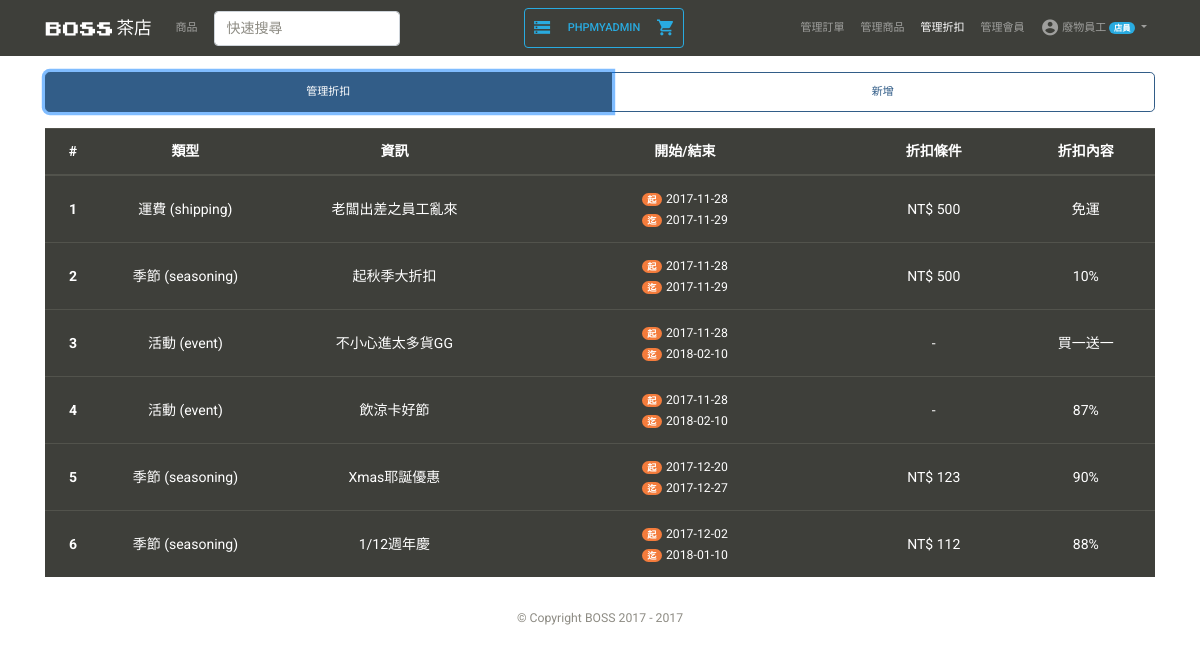
The app's page /discount_list.php?show=list (signed in), older data.
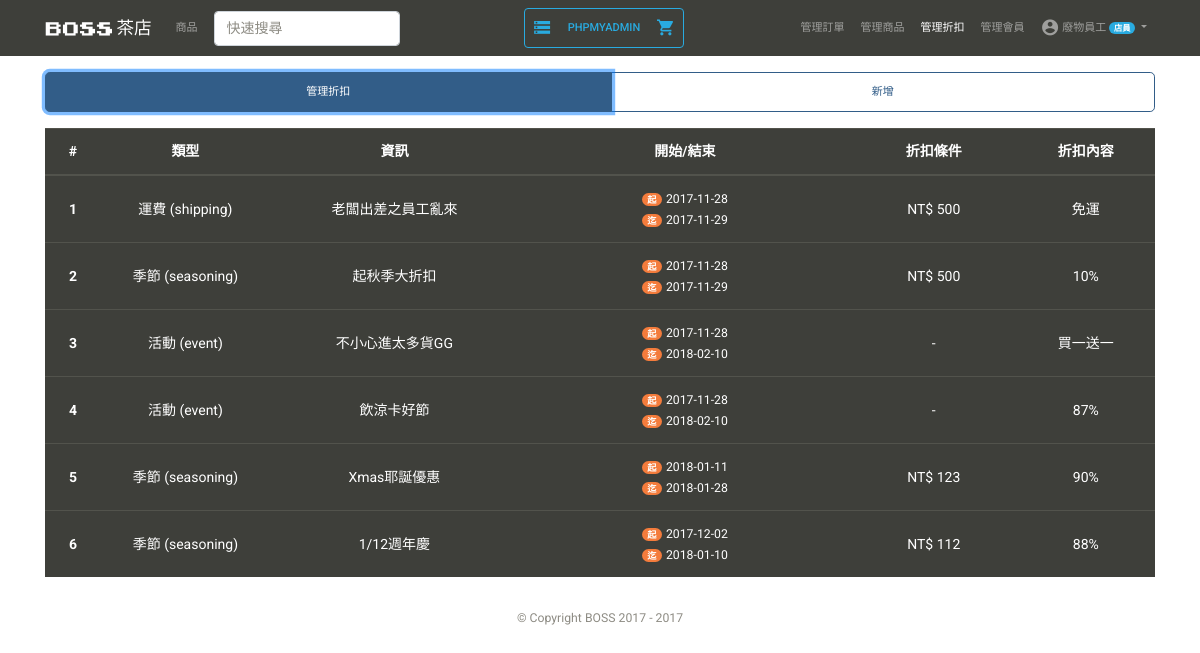
The same page, newer data.
### tables this page shows
CREATE TABLE DISCOUNT (
  ID INT(7) UNSIGNED AUTO_INCREMENT PRIMARY KEY,
  Type ENUM('shipping', 'seasoning', 'event'),
  PeriodFrom DATE NOT NULL,
  PeriodTo DATE NOT NULL,
  Requirement INT(7) UNSIGNED,
  Rate DOUBLE(3,3) NOT NULL,
  Info VARCHAR(100) NOT NULL,
  EventType ENUM('BOGO', 'discount')
);

### discount_list.php (the view, shortened to what this page needs)
<?php include('connection.php'); ?>
<!DOCTYPE html>
<html>
<head>
  <?php include('style.php') ?>
</head>
<body>
  <?php include('nav.php') ?>
  <div class="container my-3">
    <div class="row">
      <div class="col-12 btn-group">
        <button class="btn btn-outline-primary btn-lg <?php if($_GET['show']=='list')echo 'active '?>" onclick="location.href='?show=list'">管理折扣</button>
        <button class="btn btn-outline-primary btn-lg <?php if($_GET['show']=='new')echo 'active '?>" onclick="location.href='?show=new'">新增</button>
      </div>
      <div class="col-12 text-center <?php if($_GET['show']!='list')echo 'd-none ' ?>">
        <table class="table table-hover table-dark my-3 ">
          <thead>
            <tr>
              <th scope="col" style="width:2rem;">#</th>
              <th scope="col" style="width:5rem;">類型</th>
              <th scope="col" style="width:9rem;">資訊</th>
              <th scope="col" style="width:12rem;">開始/結束</th>
              <th scope="col" style="width:6rem;">折扣條件</th>
              <th scope="col" style="width:5rem;">折扣內容</th>
            </tr>
          </thead>
          <tbody>
            <?php
            $sql = 'SELECT * FROM DISCOUNT';
            $result = $conn->query($sql);
            while($rows = mysqli_fetch_array($result))
            {
              echo '<tr style="cursor: pointer;" onclick="location.href=\'discount_list_detail.php?ID=' . $rows['ID'].'\'">';
              echo '<th scope="row" class="align-middle">'.$rows['ID'].'</th>';
              if($rows['Type']=='shipping'){
                $TypeText= '運費 (shipping)';
              } else if($rows['Type']=='seasoning'){
                $TypeText= '季節 (seasoning)';
              } else if($rows['Type']=='event'){
                $TypeText= '活動 (event)';
              }
              echo '<td class="align-middle">'.$TypeText.'</td>';
              echo '<td class="align-middle">'.$rows['Info'].'</td>';
              echo '<td class="align-middle"><small><span class="badge badge-pill badge-warning mr-1">起</span>'.$rows['PeriodFrom'].'<br><span class="badge badge-pill badge-warning mr-1">迄</span>'.$rows['PeriodTo'].'</small></td>';
              if($rows['Type']=='event'){
                $RequirementText='-';
              } else{
                $RequirementText='NT$ '.$rows['Requirement'];
              }
              echo '<td class="align-middle">'.$RequirementText.'</td>';
              if($rows['Type']=='shipping'){
                $RateText='免運';
              }else if($rows['Type']=='event' && $rows['EventType']=='BOGO'){
                $RateText='買一送一';
              }else{
                $RateText=($rows['Rate']*100).'%';
              }
              echo '<td class="align-middle">'. $RateText.'</td>';
              echo '</tr>';
            }
            ?>
          </tbody>
        </table>
      </div>
    </div>
  </div>
  <?php include('footer.php') ?>
</body>
</html>

Row changes from the older to the newer data that the page shows:
changed discount "Xmas耶誕優惠": PeriodFrom "2017-12-20" → "2018-01-11"; PeriodTo "2017-12-27" → "2018-01-28"
